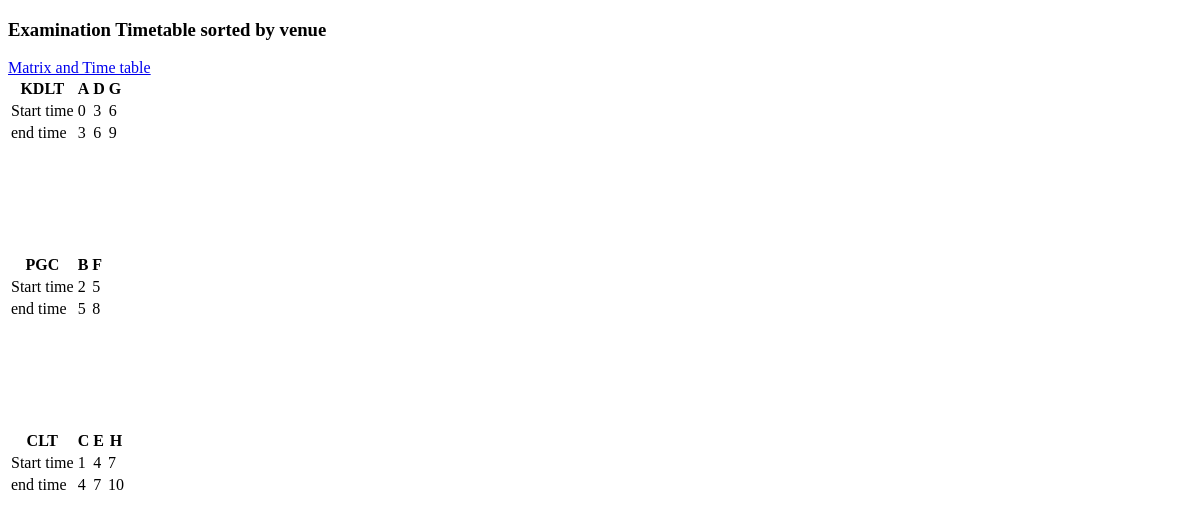
Before: /venue with the older database file.
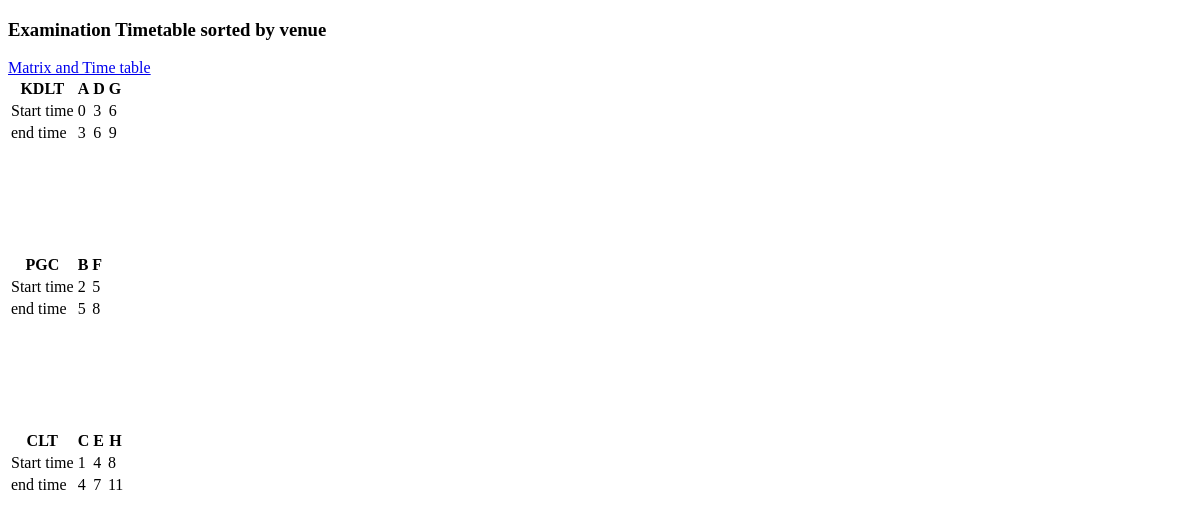
After: the same page with the newer database file.
### schedule/models.py (models this page shows, shortened)
class Column(models.Model):
    course_code = models.OneToOneField(CourseCode, on_delete=models.CASCADE, related_name="column")
    time_slot = models.ForeignKey(TimeSlot, on_delete=models.CASCADE, related_name="columns")
    venue = models.ForeignKey(Venue, null=True, blank=True, on_delete=models.CASCADE, related_name="columns")
    def __str__(self):
        return f"{self.course_code}, {self.time_slot}, {self.venue}"

class TimeSlot(models.Model):
    HOURS = (
        zip(range(0,24), range(0,24))
    )
    HOURS2 = (
        zip(range(0,24), range(0,24))
    )
    MINUTES = (zip(range(0,60), range(0,60)))
    MINUTES2 = (zip(range(0,60), range(0,60)))
    start_hour = models.PositiveSmallIntegerField(choices=HOURS, default=0)
    start_minute = models.PositiveSmallIntegerField(choices=MINUTES, default=0)
    end_hour = models.PositiveSmallIntegerField(choices=HOURS2, default=0)
    end_minute = models.PositiveSmallIntegerField(choices=MINUTES2, default=0)
    @property
    def start_time(self):
        return f"{self.start_hour:02d}:{self.start_minute:02d}"
    @property
    def end_time(self):
        return f"{self.end_hour:02d}:{self.end_minute:02d}"
    def __str__(self):
        return f"{self.start_time} - {self.end_time}"

class CourseCode(models.Model):
    LEVELS = (
        (100, 100),
        (200, 200),
        (300, 300),
        (400, 400),
        (500, 500),
    )
    title = models.CharField(max_length=100)
    code = models.CharField(max_length=10)
    student_population = models.PositiveSmallIntegerField(default=1)
    level = models.PositiveSmallIntegerField(choices=LEVELS)
    def __str__(self):
        return f"{self.code}"

### schedule/views.py (the view)
# urls.py: path('venue', testing, name='venue'),
def testing(request):
    s = Schedule()
    columns = Column.objects.select_related("time_slot", "venue").all()
    venues_sorted_columns = []
    venues = []
    for column in columns:
        if column.venue not in venues:
            venues.append(column.venue)
            venues_sorted_columns.append([column])
        else:
            index = venues.index(column.venue)
            venues_sorted_columns[index].append(column)
    print(venues_sorted_columns)
    for column in venues_sorted_columns:
        print(column)
        print()
    """
    add the s.sort_activites function to the stuff
    """
    day = Day.objects.first()
    cells = Cell.objects.all()
    print(day)
    vet = []
    for v in venues_sorted_columns:
        for a in v:
            vet.append(a)
    print(vet)
    for cell in cells:
        if cell.row.day == day and cell.column in vet:
            print(cell)
            evaluate(cell)
            cell.save()
    venues_sorted_columns = zip(venues, venues_sorted_columns)
    context = {
            "venues": venues,
            "venues_sorted_columns": venues_sorted_columns ,
        }
    return render(request, 'schedule/testing.html', context)

### schedule/models.py (called while the page is built)
    def __str__(self):
        return f"{self.name}"

    def __str__(self):
        return f"week {self.week}, {self.day}"

    def __str__(self):
        return f"{self.column.course_code}({self.column.venue})"

### schedule/utils.py (called while the page is built)
def select(column_id: int, *args, **kwargs):
    column = Column.objects.prefetch_related('cells').get(id=column_id)
    for cell in column.cells.all():
        if cell.value == 1:
            return cell
    return Cell.objects.none()

### schedule/templates/schedule/testing.html (shortened to what this page needs)
{% extends 'schedule/base.html' %}
{% block content %}
<h3>Examination Timetable sorted by venue</h3>
<div class="link-box">
  <a href="{% url 'matrix' %}">Matrix and Time table</a>
</div>
  {% for venue,activity in venues_sorted_columns %}
<div class='container'>
  <table>
    <tr>
      <th>{{venue}}</th>
        {% for column in activity %}
          <th>{{column.course_code}}</th>
        {% endfor %}
    </tr>
        <tr>
          <td>Start time</td>
        {% for column in activity %}
        <td> {{column.time_slot.start_hour}}
      </td>
        {% endfor %}
        </tr>
        <td>end time</td>
        {% for column in activity %}
        <td> {{column.time_slot.end_hour}}
      </td>
        {% endfor %}
  </table>
</div>
  <br>
  <br>
  <br>
  <br>
  <br>
  <br>
    {% endfor %}
{% endblock content %}

Changed rows visible on the page:
changed Column (number 8 of 8 on the later page): time_slot.start_hour "7" → "8"; time_slot.end_hour "10" → "11"
